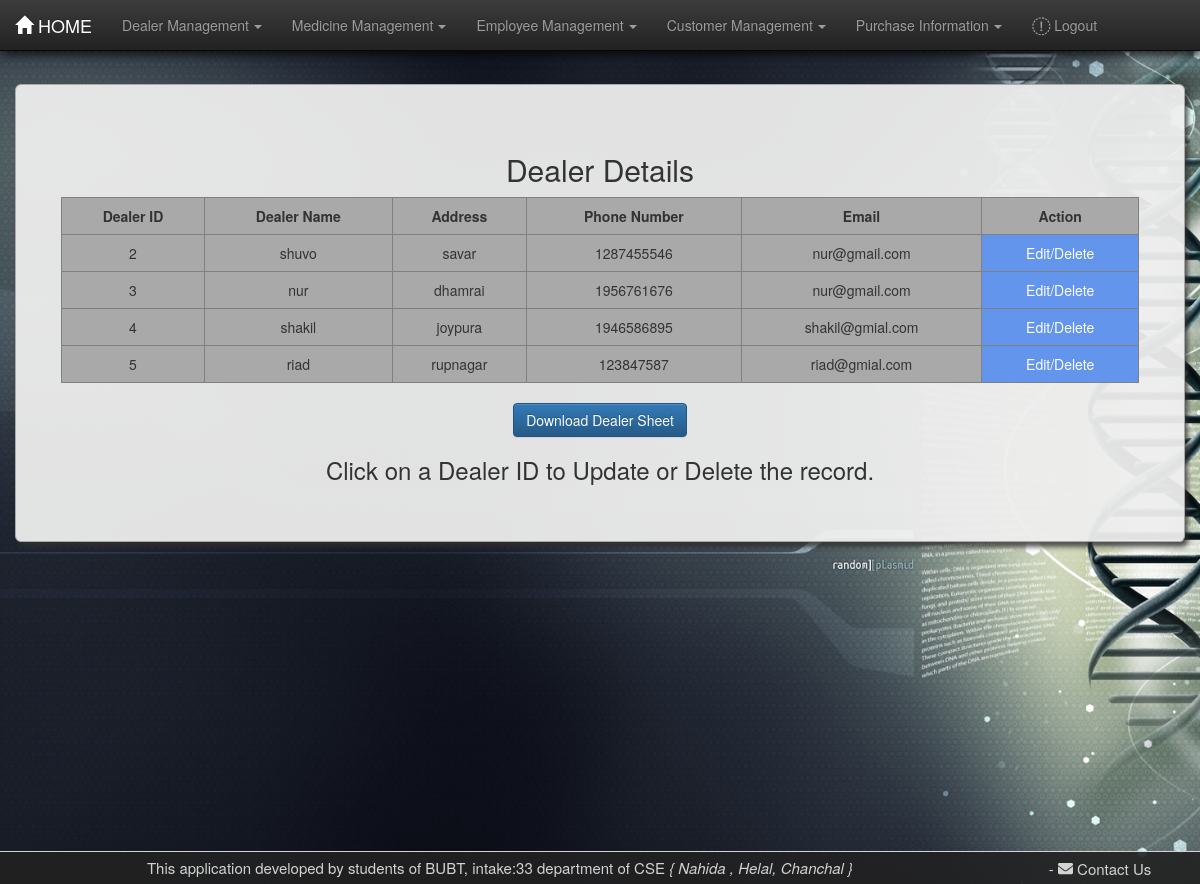
The page /dealertable/ (signed in) on the database as committed earlier.
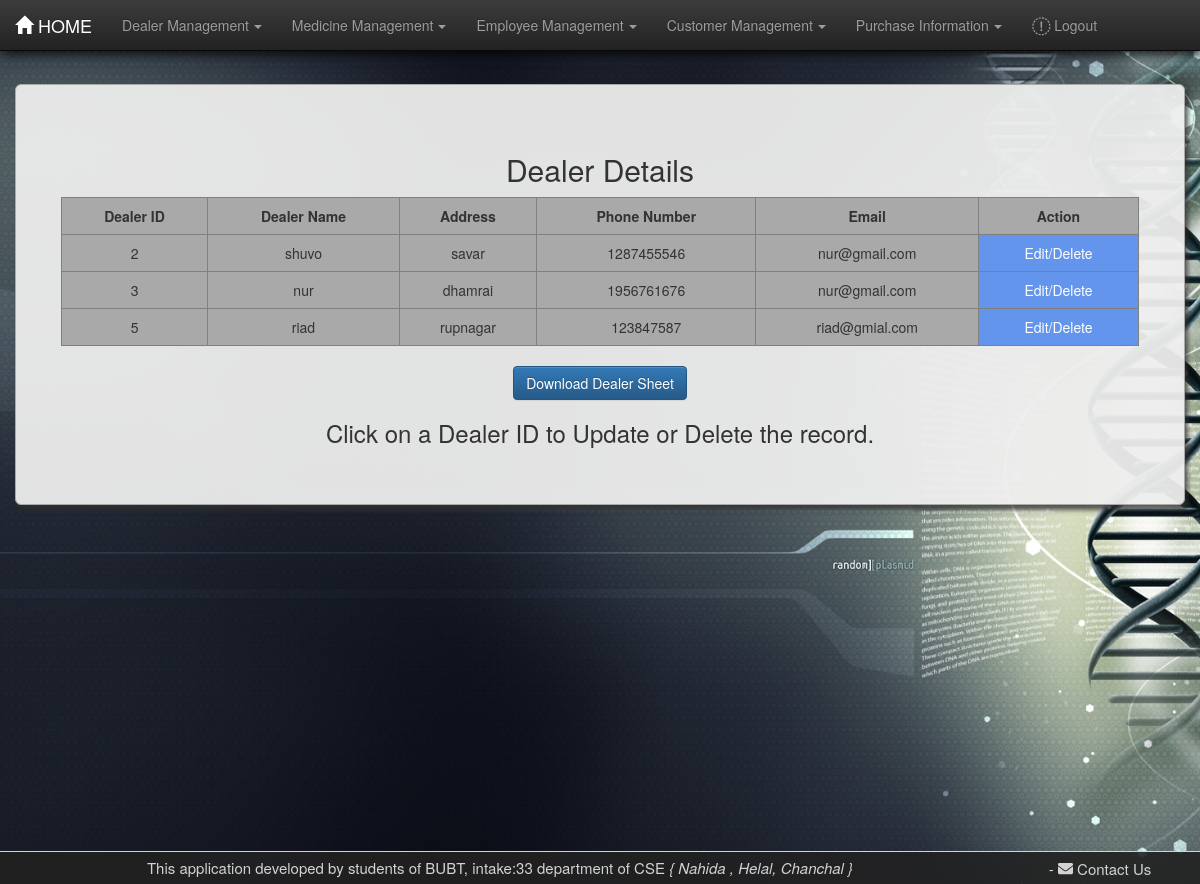
The same page on the database as committed later.
### pharma/models.py (models this page shows, shortened)
class Dealer(models.Model):
    dname = models.CharField(max_length=30)
    address = models.CharField(max_length=100)
    phn_no = models.BigIntegerField(unique=True)
    email = models.CharField(max_length=50)

### pharma/views.py (the view)
# urls.py: path('dealertable/', views.dealertable, name='dealertable'),
@login_required
def dealertable(request):
    dealer = Dealer.objects.all()
    dict = {"dealer": dealer}
    return render(request, 'pharma/dealertable.html', dict)

### pharma/templates/pharma/dealertable.html (shortened to what this page needs)
{% extends 'pharma/base.html' %}
{% load static %}
{% block bodyConetent %}
<div class="container-fluid martop7">
    <div class="jumbotron jumcust">
        <h2>Dealer Details</h2>
        <div class="row">
            <div class="col-md-1">
            </div>
            <table border="1" class="table table-responsive table-hover col-md-10">
                <tr>
                    <th>Dealer ID</th>
                    <th>Dealer Name</th>
                    <th>Address</th>
                    <th>Phone Number</th>
                    <th>Email</th>
                    <th>Action</th>
                </tr>
                {% for foo in dealer %}
                    <tr>
                        <td class="idlink">{{ foo.id }}</td>
                        <td>{{ foo.dname }}</td>
                        <td>{{ foo.address }}</td>
                        <td>{{ foo.phn_no }}</td>
                        <td>{{ foo.email }}</td>
                        <td style="background-color: cornflowerblue;"><a style=" color: white" href="/dealerformview/{{ foo.id }}">Edit/Delete</a></td>
                    </tr>
                {% endfor %}
            </table> <br>
            <a href="#"><button class="btn btn-primary" onclick="DealerexportSheet()">Download Dealer Sheet</button></a>
        </div>
        <footer><h3>Click on a Dealer ID to Update or Delete the record.</h3></footer>
    </div>
</div>
{% endblock bodyConetent %}

Rows that differ between the two databases and show on the page:
removed Dealer: id "4", dname "shakil", address "joypura", phn_no "1946586895", email "shakil@gmial.com"
